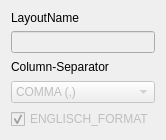
     <widget class="QWidget" name="">
      <property name="geometry">
       <rect>
        <x>190</x>
        <y>20</y>
        <width>135</width>
        <height>112</height>
       </rect>
      </property>
      <layout class="QVBoxLayout" name="verticalLayout_6">
       <item>
        <widget class="QLabel" name="llb_FormatName">
         <property name="text">
          <string>LayoutName</string>
         </property>
        </widget>
       </item>
       <item>
        <widget class="QLineEdit" name="ed_CSVFormat_Name">
         <property name="enabled">
          <bool>false</bool>
         </property>
        </widget>
       </item>
       <item>
        <widget class="QLabel" name="label_19">
         <property name="minimumSize">
          <size>
           <width>87</width>
           <height>16</height>
          </size>
         </property>
         <property name="text">
          <string>Column-Separator</string>
         </property>
        </widget>
       </item>
       <item>
        <widget class="QComboBox" name="cmb_box_separator">
         <property name="enabled">
          <bool>false</bool>
         </property>
         <item>
          <property name="text">
           <string>COMMA (,)</string>
          </property>
         </item>
         <item>
          <property name="text">
           <string>COLUMN (;)</string>
          </property>
         </item>
        </widget>
       </item>
       <item>
        <widget class="QCheckBox" name="cb_fmtEnglish">
         <property name="enabled">
          <bool>false</bool>
         </property>
         <property name="text">
          <string>ENGLISCH_FORMAT</string>
         </property>
         <property name="checked">
          <bool>true</bool>
         </property>
        </widget>
       </item>
      </layout>
     </widget>
